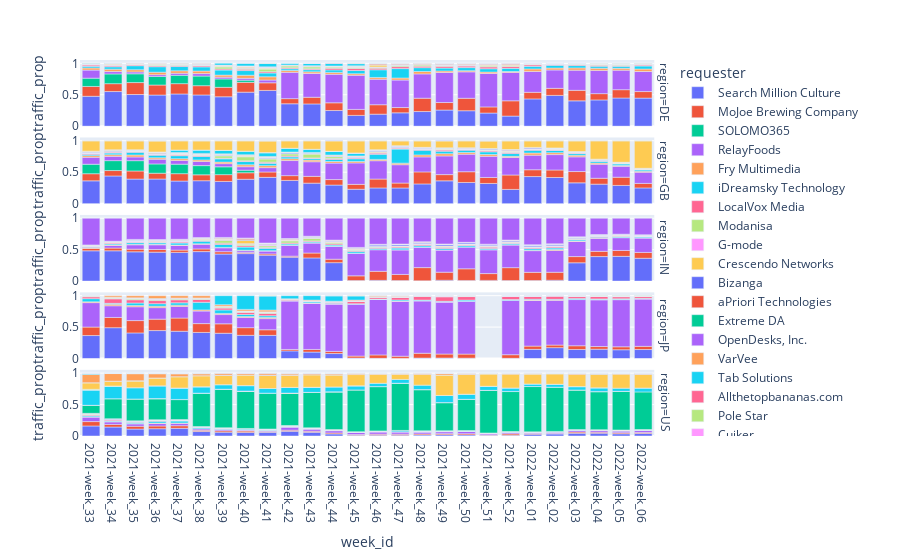

Notebook source saved alongside this figure:
### Code cell
px.bar(requests_prop_per_region_n_customer.reset_index(), x='week_id',y='traffic_prop', color='requester', facet_row='region', height=800)
